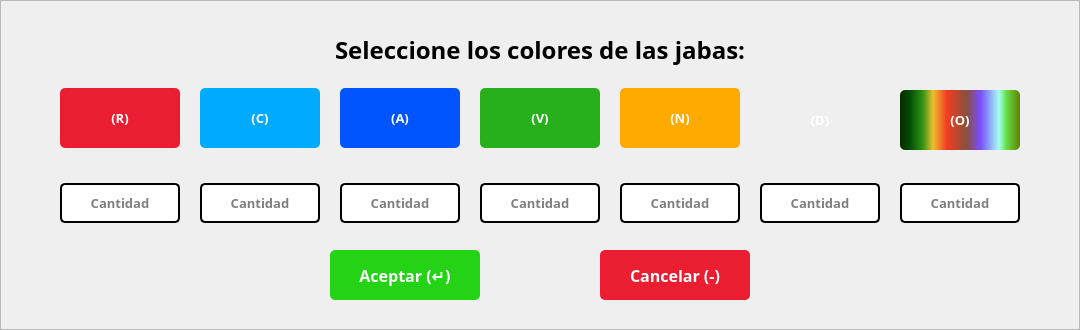
   <widget class="QFrame" name="frmColores">
    <property name="geometry">
     <rect>
      <x>420</x>
      <y>375</y>
      <width>1080</width>
      <height>330</height>
     </rect>
    </property>
    <property name="styleSheet">
     <string notr="true">#frmColores{background-color: rgb(255, 255, 255);
color: rgb(0, 0, 0);
border:none;
border-radius: 10px;
border: 2px solid #D9D9D9;}</string>
    </property>
    <property name="frameShape">
     <enum>QFrame::StyledPanel</enum>
    </property>
    <property name="frameShadow">
     <enum>QFrame::Raised</enum>
    </property>
    <widget class="QLabel" name="btnPrimerColor">
     <property name="geometry">
      <rect>
       <x>60</x>
       <y>88</y>
       <width>120</width>
       <height>60</height>
      </rect>
     </property>
     <property name="font">
      <font>
       <family>Poppins</family>
       <pointsize>10</pointsize>
       <weight>75</weight>
       <bold>true</bold>
      </font>
     </property>
     <property name="styleSheet">
      <string notr="true">background-color: rgb(234, 29, 49);
color: rgb(255, 255, 255);
border:none;
border-radius: 5px;</string>
     </property>
     <property name="text">
      <string>(R)</string>
     </property>
     <property name="alignment">
      <set>Qt::AlignCenter</set>
     </property>
    </widget>
    <widget class="QLabel" name="btnSegundoColor">
     <property name="geometry">
      <rect>
       <x>200</x>
       <y>88</y>
       <width>120</width>
       <height>60</height>
      </rect>
     </property>
     <property name="font">
      <font>
       <family>Poppins</family>
       <pointsize>10</pointsize>
       <weight>75</weight>
       <bold>true</bold>
      </font>
     </property>
     <property name="styleSheet">
      <string notr="true">background-color: rgb(0, 170, 255);
color: rgb(255, 255, 255);
border-radius: 5px;</string>
     </property>
     <property name="text">
      <string>(C)</string>
     </property>
     <property name="alignment">
      <set>Qt::AlignCenter</set>
     </property>
    </widget>
    <widget class="QLabel" name="btnTercerColor">
     <property name="geometry">
      <rect>
       <x>340</x>
       <y>88</y>
       <width>120</width>
       <height>60</height>
      </rect>
     </property>
     <property name="font">
      <font>
       <family>Poppins</family>
       <pointsize>10</pointsize>
       <weight>75</weight>
       <bold>true</bold>
      </font>
     </property>
     <property name="styleSheet">
      <string notr="true">background-color: rgb(0, 85, 255);
color: rgb(255, 255, 255);
border:none;
border-radius: 5px;</string>
     </property>
     <property name="text">
      <string>(A)</string>
     </property>
     <property name="alignment">
      <set>Qt::AlignCenter</set>
     </property>
    </widget>
    <widget class="QLabel" name="btnCuartoColor">
     <property name="geometry">
      <rect>
       <x>480</x>
       <y>88</y>
       <width>120</width>
       <height>60</height>
      </rect>
     </property>
     <property name="font">
      <font>
       <family>Poppins</family>
       <pointsize>10</pointsize>
       <weight>75</weight>
       <bold>true</bold>
      </font>
     </property>
     <property name="styleSheet">
      <string notr="true">background-color: rgb(39, 175, 28);
color: rgb(255, 255, 255);
border:none;
border-radius: 5px;</string>
     </property>
     <property name="text">
      <string>(V)</string>
     </property>
     <property name="alignment">
      <set>Qt::AlignCenter</set>
     </property>
    </widget>
    <widget class="QLabel" name="btnQuintoColor">
     <property name="geometry">
      <rect>
       <x>620</x>
       <y>88</y>
       <width>120</width>
       <height>60</height>
      </rect>
     </property>
     <property name="font">
      <font>
       <family>Poppins</family>
       <pointsize>10</pointsize>
       <weight>75</weight>
       <bold>true</bold>
      </font>
     </property>
     <property name="styleSheet">
      <string notr="true">background-color: rgb(255, 170, 0);
color: rgb(255, 255, 255);
border:none;
border-radius: 5px;</string>
     </property>
     <property name="text">
      <string>(N)</string>
     </property>
     <property name="alignment">
      <set>Qt::AlignCenter</set>
     </property>
    </widget>
    <widget class="QLineEdit" name="txtCantidadPrimerColor">
     <property name="geometry">
      <rect>
       <x>60</x>
       <y>183</y>
       <width>120</width>
       <height>40</height>
      </rect>
     </property>
     <property name="font">
      <font>
       <family>Poppins</family>
       <pointsize>10</pointsize>
       <weight>75</weight>
       <bold>true</bold>
      </font>
     </property>
     <property name="styleSheet">
      <string notr="true">background-color: rgb(255, 255, 255);
color: rgb(0, 0, 0);
border-radius: 5px;
border: 2px solid #000;
padding: 5px</string>
     </property>
     <property name="text">
      <string/>
     </property>
     <property name="alignment">
      <set>Qt::AlignCenter</set>
     </property>
     <property name="placeholderText">
      <string>Cantidad</string>
     </property>
    </widget>
    <widget class="QLineEdit" name="txtCantidadSegundoColor">
     <property name="geometry">
      <rect>
       <x>200</x>
       <y>183</y>
       <width>120</width>
       <height>40</height>
      </rect>
     </property>
     <property name="font">
      <font>
       <family>Poppins</family>
       <pointsize>10</pointsize>
       <weight>75</weight>
       <bold>true</bold>
      </font>
     </property>
     <property name="styleSheet">
      <string notr="true">background-color: rgb(255, 255, 255);
color: rgb(0, 0, 0);
border-radius: 5px;
border: 2px solid #000;
padding: 5px</string>
     </property>
     <property name="text">
      <string/>
     </property>
     <property name="alignment">
      <set>Qt::AlignCenter</set>
     </property>
     <property name="placeholderText">
      <string>Cantidad</string>
     </property>
    </widget>
    <widget class="QLineEdit" name="txtCantidadTercerColor">
     <property name="geometry">
      <rect>
       <x>340</x>
       <y>183</y>
       <width>120</width>
       <height>40</height>
      </rect>
     </property>
     <property name="font">
      <font>
       <family>Poppins</family>
       <pointsize>10</pointsize>
       <weight>75</weight>
       <bold>true</bold>
      </font>
     </property>
     <property name="styleSheet">
      <string notr="true">background-color: rgb(255, 255, 255);
color: rgb(0, 0, 0);
border-radius: 5px;
border: 2px solid #000;
padding: 5px</string>
     </property>
     <property name="text">
      <string/>
     </property>
     <property name="alignment">
      <set>Qt::AlignCenter</set>
     </property>
     <property name="placeholderText">
      <string>Cantidad</string>
     </property>
    </widget>
    <widget class="QLineEdit" name="txtCantidadCuartoColor">
     <property name="geometry">
      <rect>
       <x>480</x>
       <y>183</y>
       <width>120</width>
       <height>40</height>
      </rect>
     </property>
     <property name="font">
      <font>
       <family>Poppins</family>
       <pointsize>10</pointsize>
       <weight>75</weight>
       <bold>true</bold>
      </font>
     </property>
     <property name="styleSheet">
      <string notr="true">background-color: rgb(255, 255, 255);
color: rgb(0, 0, 0);
border-radius: 5px;
border: 2px solid #000;
padding: 5px</string>
     </property>
     <property name="text">
      <string/>
     </property>
     <property name="alignment">
      <set>Qt::AlignCenter</set>
     </property>
     <property name="placeholderText">
      <string>Cantidad</string>
     </property>
    </widget>
    <widget class="QLineEdit" name="txtCantidadQuintoColor">
     <property name="geometry">
      <rect>
       <x>620</x>
       <y>183</y>
       <width>120</width>
       <height>40</height>
      </rect>
     </property>
     <property name="font">
      <font>
       <family>Poppins</family>
       <pointsize>10</pointsize>
       <weight>75</weight>
       <bold>true</bold>
      </font>
     </property>
     <property name="styleSheet">
      <string notr="true">background-color: rgb(255, 255, 255);
color: rgb(0, 0, 0);
border-radius: 5px;
border: 2px solid #000;
padding: 5px</string>
     </property>
     <property name="text">
      <string/>
     </property>
     <property name="alignment">
      <set>Qt::AlignCenter</set>
     </property>
     <property name="placeholderText">
      <string>Cantidad</string>
     </property>
    </widget>
    <widget class="QLabel" name="lblSeleccioneColores">
     <property name="geometry">
      <rect>
       <x>240</x>
       <y>30</y>
       <width>600</width>
       <height>40</height>
      </rect>
     </property>
     <property name="font">
      <font>
       <family>Poppins</family>
       <pointsize>18</pointsize>
       <weight>75</weight>
       <bold>true</bold>
      </font>
     </property>
     <property name="text">
      <string>Seleccione los colores de las jabas:</string>
     </property>
     <property name="alignment">
      <set>Qt::AlignCenter</set>
     </property>
    </widget>
    <widget class="QPushButton" name="btnAceptarFrmColores">
     <property name="geometry">
      <rect>
       <x>330</x>
       <y>250</y>
       <width>150</width>
       <height>50</height>
      </rect>
     </property>
     <property name="font">
      <font>
       <family>Poppins</family>
       <pointsize>12</pointsize>
       <weight>75</weight>
       <bold>true</bold>
      </font>
     </property>
     <property name="cursor">
      <cursorShape>PointingHandCursor</cursorShape>
     </property>
     <property name="styleSheet">
      <string notr="true">background-color: rgb(36, 211, 21);
color: rgb(255, 255, 255);
border:none;
border-radius: 5px;</string>
     </property>
     <property name="text">
      <string>Aceptar (↵)</string>
     </property>
     <property name="flat">
      <bool>false</bool>
     </property>
    </widget>
    <widget class="QPushButton" name="btnCancelarFrmColores">
     <property name="geometry">
      <rect>
       <x>600</x>
       <y>250</y>
       <width>150</width>
       <height>50</height>
      </rect>
     </property>
     <property name="font">
      <font>
       <family>Poppins</family>
       <pointsize>12</pointsize>
       <weight>75</weight>
       <bold>true</bold>
      </font>
     </property>
     <property name="cursor">
      <cursorShape>PointingHandCursor</cursorShape>
     </property>
     <property name="styleSheet">
      <string notr="true">background-color: rgb(234, 29, 49);
color: rgb(255, 255, 255);
border:none;
border-radius: 5px;</string>
     </property>
     <property name="text">
      <string>Cancelar (-)</string>
     </property>
    </widget>
    <widget class="QLabel" name="btnSextoColor">
     <property name="geometry">
      <rect>
       <x>760</x>
       <y>90</y>
       <width>120</width>
       <height>60</height>
      </rect>
     </property>
     <property name="font">
      <font>
       <family>Poppins</family>
       <pointsize>10</pointsize>
       <weight>75</weight>
       <bold>true</bold>
      </font>
     </property>
     <property name="styleSheet">
      <string notr="true">background-color: qconicalgradient(cx:0.5, cy:0.5, angle:0, stop:0 rgba(35, 40, 3, 255), stop:0.16 rgba(136, 106, 22, 255), stop:0.225 rgba(166, 140, 41, 255), stop:0.285 rgba(204, 181, 74, 255), stop:0.345 rgba(235, 219, 102, 255), stop:0.415 rgba(245, 236, 112, 255), stop:0.52 rgba(209, 190, 76, 255), stop:0.57 rgba(187, 156, 51, 255), stop:0.635 rgba(168, 142, 42, 255), stop:0.695 rgba(202, 174, 68, 255), stop:0.75 rgba(218, 202, 86, 255), stop:0.815 rgba(208, 187, 73, 255), stop:0.88 rgba(187, 156, 51, 255), stop:0.935 rgba(137, 108, 26, 255), stop:1 rgba(35, 40, 3, 255));
color: rgb(255, 255, 255);
border:none;
border-radius: 5px;</string>
     </property>
     <property name="text">
      <string>(D)</string>
     </property>
     <property name="alignment">
      <set>Qt::AlignCenter</set>
     </property>
    </widget>
    <widget class="QLabel" name="btnSeptimoColor">
     <property name="geometry">
      <rect>
       <x>900</x>
       <y>90</y>
       <width>120</width>
       <height>60</height>
      </rect>
     </property>
     <property name="font">
      <font>
       <family>Poppins</family>
       <pointsize>10</pointsize>
       <weight>75</weight>
       <bold>true</bold>
      </font>
     </property>
     <property name="styleSheet">
      <string notr="true">color: rgb(255, 255, 255);
background-color: qlineargradient(spread:pad, x1:0, y1:0, x2:1, y2:0, stop:0 rgba(9, 41, 4, 255), stop:0.085 rgba(2, 79, 0, 255), stop:0.19 rgba(50, 147, 22, 255), stop:0.275 rgba(236, 191, 49, 255), stop:0.39 rgba(243, 61, 34, 255), stop:0.555 rgba(135, 81, 60, 255), stop:0.667 rgba(121, 75, 255, 255), stop:0.825 rgba(164, 255, 244, 255), stop:0.885 rgba(104, 222, 71, 255), stop:1 rgba(93, 128, 0, 255));
border:none;
border-radius: 5px;</string>
     </property>
     <property name="text">
      <string>(O)</string>
     </property>
     <property name="alignment">
      <set>Qt::AlignCenter</set>
     </property>
    </widget>
    <widget class="QLineEdit" name="txtCantidadSextoColor">
     <property name="geometry">
      <rect>
       <x>760</x>
       <y>183</y>
       <width>120</width>
       <height>40</height>
      </rect>
     </property>
     <property name="font">
      <font>
       <family>Poppins</family>
       <pointsize>10</pointsize>
       <weight>75</weight>
       <bold>true</bold>
      </font>
     </property>
     <property name="styleSheet">
      <string notr="true">background-color: rgb(255, 255, 255);
color: rgb(0, 0, 0);
border-radius: 5px;
border: 2px solid #000;
padding: 5px</string>
     </property>
     <property name="text">
      <string/>
     </property>
     <property name="alignment">
      <set>Qt::AlignCenter</set>
     </property>
     <property name="placeholderText">
      <string>Cantidad</string>
     </property>
    </widget>
    <widget class="QLineEdit" name="txtCantidadSeptimoColor">
     <property name="geometry">
      <rect>
       <x>900</x>
       <y>183</y>
       <width>120</width>
       <height>40</height>
      </rect>
     </property>
     <property name="font">
      <font>
       <family>Poppins</family>
       <pointsize>10</pointsize>
       <weight>75</weight>
       <bold>true</bold>
      </font>
     </property>
     <property name="styleSheet">
      <string notr="true">background-color: rgb(255, 255, 255);
color: rgb(0, 0, 0);
border-radius: 5px;
border: 2px solid #000;
padding: 5px</string>
     </property>
     <property name="text">
      <string/>
     </property>
     <property name="alignment">
      <set>Qt::AlignCenter</set>
     </property>
     <property name="placeholderText">
      <string>Cantidad</string>
     </property>
    </widget>
   </widget>
